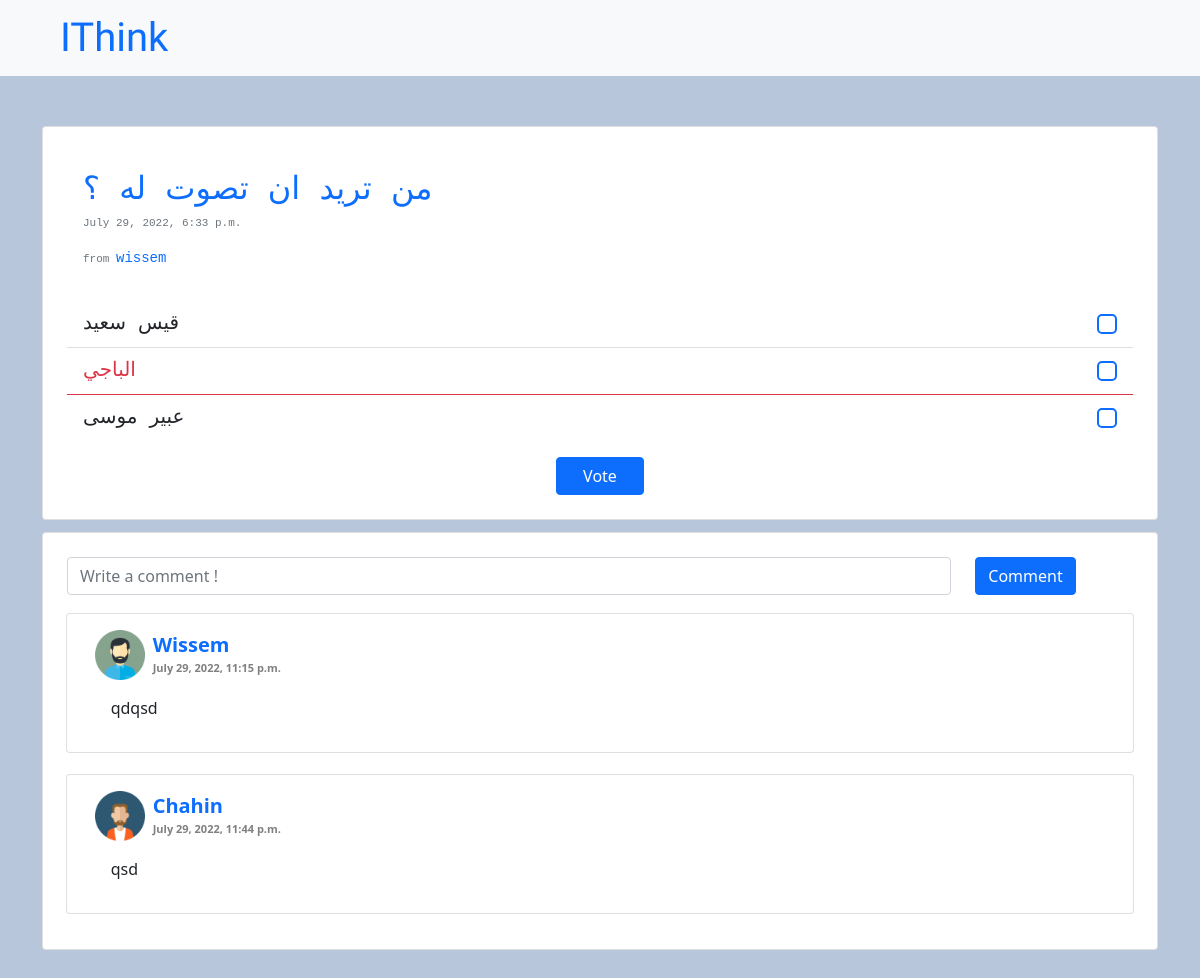
Page /poll/8 on the earlier database version.
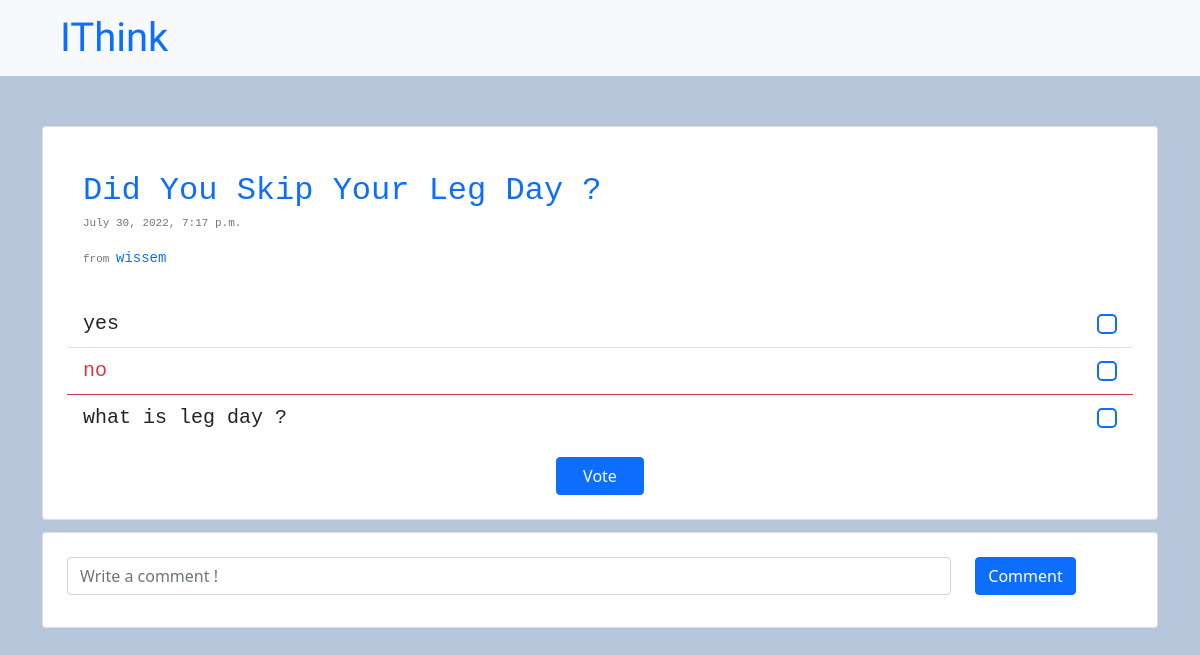
Same page on the later database version.
### polls/models.py (models this page shows, shortened)
class poll(models.Model):
    genres = (
        ('p', 'politics'),
        ('s', 'sports'),
        ('g', 'gaming'),
        ('h', 'health'),
        ('m', 'music'),
    )
    status = (
        ('approved', 'approved'),
        ('pending', 'pending'),
        ('disapproved', 'disapproved')
    )
    creator = models.CharField(max_length=30)
    status = models.CharField(
        max_length=11, choices=status, default="pending")
    question = models.CharField(max_length=200)
    genre = models.CharField(max_length=10, choices=genres)
    answer1 = models.CharField(max_length=200, blank=True, null=True)
    count1 = models.IntegerField(default=0)
    answer2 = models.CharField(max_length=200, blank=True, null=True)
    count2 = models.IntegerField(default=0)
    answer3 = models.CharField(max_length=200, blank=True, null=True)
    count3 = models.IntegerField(default=0)
    answer4 = models.CharField(max_length=200, blank=True, null=True)
    count4 = models.IntegerField(default=0)
    answer5 = models.CharField(max_length=200, blank=True, null=True)
    count5 = models.IntegerField(default=0)
    answer6 = models.CharField(max_length=200, blank=True, null=True)
    count6 = models.IntegerField(default=0)
    created_time = models.DateTimeField(default=timezone.now)

class poll_comment(models.Model):
    user = models.ForeignKey(
        user, on_delete=models.CASCADE, related_name="comments_polls")
    poll = models.ForeignKey(poll, on_delete=models.CASCADE)
    comment_str = models.CharField(max_length=300, default="empty")
    date = models.DateTimeField(default=timezone.now)
    edited = models.BooleanField(default=False)
    class Meta:
        managed = True

class user(models.Model):
    genders = (
        ('m', 'male'),
        ('f', 'female'),
    )
    profile_picture_numbers = (
        ("['1']", '1'),
        ("['2']", '2'),
        ("['3']", '3'),
        ("['4']", '4'),
        ("['5']", '5'),
        ("['6']", '6'),
    )
    user = models.OneToOneField(User, on_delete=models.CASCADE, unique=True)
    username = models.CharField(max_length=30)
    gender = models.CharField(max_length=6, choices=genders)
    started_date = models.DateTimeField(default=timezone.now)
    email = models.EmailField(max_length=255, unique=True)
    profile_picture_number = models.CharField(
        max_length=10, choices=profile_picture_numbers)
    cover_picture_number = models.CharField(
        max_length=10, default=3)
    USERNAME_FIELD = "email"
    def __str__(self):
        return self.username

### polls/views.py (the view, shortened to what this page needs)
# urls.py: path('poll/<int:pk>', vote, name="poll_vote"),
def vote(request, pk):
    polll = poll.objects.get(id=pk)
    if polll.status in ["disapproved", "pending"] and polll.creator == str(request.user):
        messages.success(request, f"{polll.status.title()} !")
    context = {
        'polls': polll
    }
    comments = poll_comment.objects.filter(
        poll=poll.objects.get(id=pk))
    if len(comments) > 3:
        context["comments"] = comments[:3]
        context["show_more"] = True
    else:
        context["comments"] = comments
        context["show_more"] = False
    voted_polls = voted.objects.filter(poll=187)
    choices = {
        "1": 0,
        "2": 1,
        "3": 0,
        "4": 0,
        "5": 0,
        "6": 0,
    }
    for i in voted_polls:
        choices[str(i.choice)] += 1
    context["max_choice"] = int(max(choices, key=choices.get))
    return render(request, 'polls/pollVote.html', context)

### templates/polls/pollVote.html (shortened to what this page needs)
<!DOCTYPE html>
<html lang="en">
  <head>
    <link
      href="https://cdn.jsdelivr.net/npm/bootstrap@5.1.3/dist/css/bootstrap.min.css"
      rel="stylesheet"
    />
    {% extends "main.html" %}
    {% load static %}
    {% block content %}
      <div class="container">
        <div class="card p-4">
          <div class="font-monospace p-3 fs-2 text-primary" style="background-color:white">
            <div class="" >
              {{polls.question|title}}
            </div>
            <form method="POST">
            <p class="text-secondary" style="font-size: 11px;">
              {{ polls.created_time }}
            </p>
            <p class="text-secondary" style="font-size: 11px;">
              from  <a href="{% url "profile" polls.creator  %}" class="text-decoration-none" style="font-size: 14px;" >{{ polls.creator }}</a>
            </p>
            </form>
        </div>
          <form method="POST">
            <ul class="list-group list-group-flush fs-5">
              {% if polls.answer1 != None %}
                {% if max_choice == 1 %}
              <div class="list-group-item font-monospace d-flex flex-row border-danger">
                <div class="text-danger" style="width:80%;">
                {% else %}
              <div class="list-group-item font-monospace d-flex flex-row">
                <div style="width:80%;">
                {% endif %}
                  {{ polls.answer1 }}
                </div>
                <div style="width:20%">
                  <input class="form-check-input float-end border-2 border-primary" type="checkbox" name="answer" value="answer1" >
                </div>
              </div>
              {% endif %}
              {% if polls.answer2 != None %}
              {% if max_choice == 2 %}
              <div class="list-group-item font-monospace d-flex flex-row border-danger">
                <div class="text-danger" style="width:80%;">
                {% else %}
              <div class="list-group-item font-monospace d-flex flex-row">
                <div style="width:80%;">
                {% endif %}
                  {{ polls.answer2 }}
                </div>
                <div style="width:20%">
                  <input class="form-check-input float-end border-2 border-primary" type="checkbox" name="answer" value="answer2" >
                </div>
              </div>
              {% endif %}
              {% if polls.answer3 != None %}
              {% if max_choice == 3 %}
              <div class="list-group-item font-monospace d-flex flex-row border-danger">
                <div class="text-danger" style="width:80%;">
                {% else %}
              <div class="list-group-item font-monospace d-flex flex-row">
                <div style="width:80%;">
                {% endif %}
                  {{ polls.answer3 }}
                </div>
                <div style="width:20%">
                  <input class="form-check-input float-end border-2 border-primary" type="checkbox" name="answer" value="answer3" >
                </div>
              </div>
              {% endif %}
            </ul>
            <div class="d-grid col-1 mx-auto">
              <button type="submit" class="btn btn-primary mt-3" name="vote" >Vote</button>
            </div>
          </form>
        </div>
      </div>
      <div class="container" style="margin-top:1%" >
        <div class="card p-4">
          <form method="POST">
            <div class="row mb-2">
              <div class="col-10">
                <input type="text" class="form-control" placeholder="Write a comment !" name="comment" rows="1" ></input>
              </div>
              <div class="col" style="">
                <button type="submit" class="btn btn-primary" name="comment" >Comment</button>
              </div>
            </div>
          </form>
          {% for comment in comments %}
            <div class="row" style="padding:1%">
              <div class="card">
                <div class="card-body">
                  <div class="d-flex justify-content-between">
                    <div class="d-flex flex-row align-items-center">
                      {% if comment.user.profile_picture_number == "['1']" %}
                        <img src="{% static 'images\avatars\men_avatar_1.png' %}" alt="avatar" width="50" height="50" />
                      {% elif comment.user.profile_picture_number == "['2']" %}
                        <img src="{% static 'images\avatars\men_avatar_2.png' %}" alt="avatar" width="50" height="50" />
                      {% elif comment.user.profile_picture_number == "['3']" %}
                        <img src="{% static 'images\avatars\men_avatar_3.png' %}" alt="avatar" width="50" height="50" />
                      {% elif comment.user.profile_picture_number == "['4']" %}
                        <img src="{% static 'images\avatars\women_avatar_1.png' %}" alt="avatar" width="50" height="50" />
                      {% elif comment.user.profile_picture_number == "['5']" %}
                        <img src="{% static 'images\avatars\women_avatar_2.png' %}" alt="avatar" width="50" height="50" />
                      {% elif comment.user.profile_picture_number == "['6']" %}
                        <img src="{% static 'images\avatars\women_avatar_3.png' %}" alt="avatar" width="50" height="50" />
                      {% endif %}
                      <a href="{% url "profile" comment.user %}"class="small mb-0 ms-2 text-primary fw-bold fs-5 lh-1 text-decoration-none">{{comment.user|title}} <br> <span style="font-size:11px;color:gray;">{{ comment.date }}</span></a>
                    </div>
                  </div>
                  <p class="mt-3 ms-3">{{ comment.comment_str }}</p>
                </div>
              </div>
            </div>
            {% endfor %}
          </div>
        </div>
      <div class="" style="height:50px">
      </div>
      {% endblock content %}

### templates/main.html (shortened to what this page needs)
<!DOCTYPE html>
<html lang="en">
<head>
    <link
    href="https://cdn.jsdelivr.net/npm/bootstrap@5.1.3/dist/css/bootstrap.min.css"
    rel="stylesheet"
    />
    <link rel="stylesheet" href="https://cdn.jsdelivr.net/npm/bootstrap-icons@1.7.2/font/bootstrap-icons.css">
    {% load static %}
    <link rel="stylesheet" href="{% static 'css/styles.css' %}" />
</head>
<body>
    <nav class="navbar navbar-light bg-light">
        <div class="container-fluid">
            <div class="col-md-1">
                <a id="title" class="navbar-brand text-primary ms-5 fs-1" href="{% url 'home' "ALL" %}" >IThink</a>
            </div>
        </div>
    </nav>
    {% block content %}
    {% endblock content %}
</body>
</html>

### static/css/styles.css (style rules this page uses)
body { background-color: #b8c6db; }
.container { margin-top: 50px; box-shadow: 0 0 10px 12px rbga(100, 100, 100, 0.1); border-radius: 10px; }
#title { font-family:'Lobster',cursive; }

Differences in the rows shown:
removed poll_comment: user "Wissem", date "July 29, 2022, 11:15 p.m.", comment_str "qdqsd"
removed poll_comment: user "Chahin", date "July 29, 2022, 11:44 p.m.", comment_str "qsd"
changed poll "wissem": question "من تريد ان تصوت له ؟" → "Did You Skip Your Leg Day ?"; created_time "July 29, 2022, 6:33 p.m." → "July 30, 2022, 7:17 p.m."; answer1 "قيس سعيد" → "yes"; answer2 "الباجي" → "no"; answer3 "عبير موسى" → "what is leg day ?"
